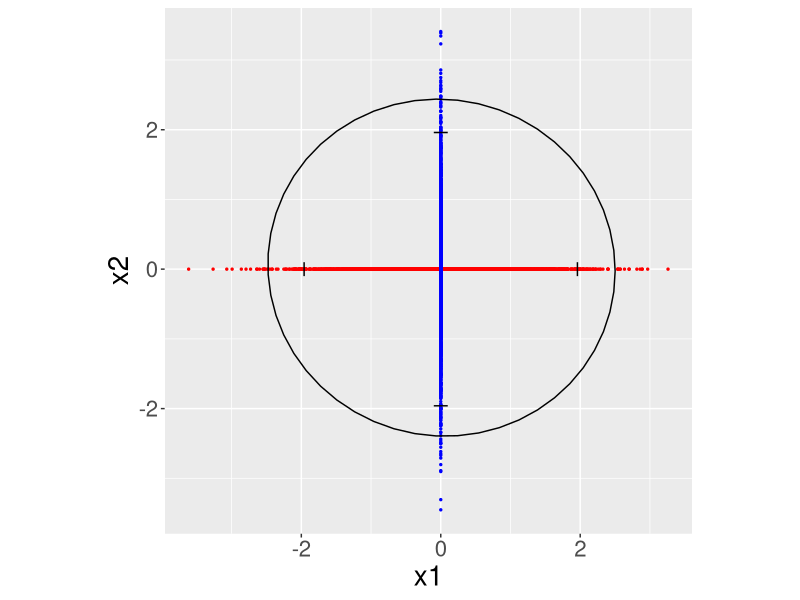
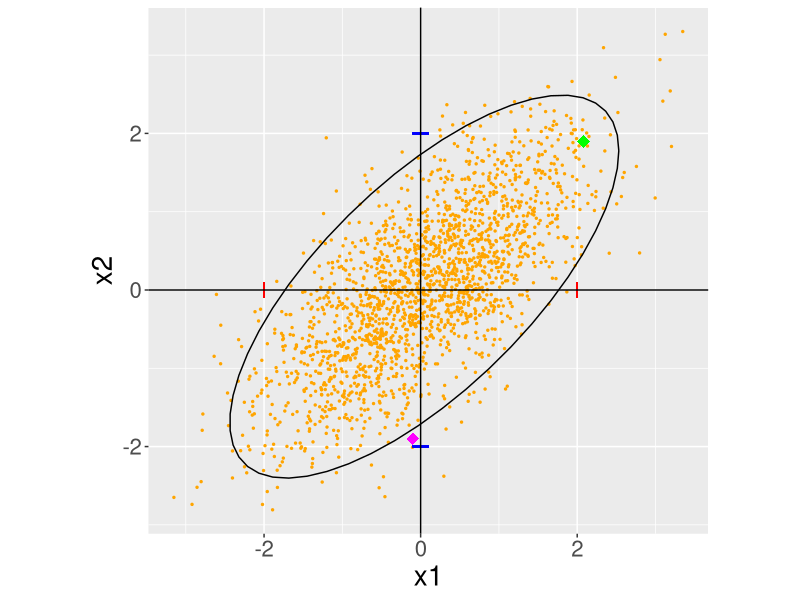

Write the R code that produced these figures, in order.
# clear workspace
rm(list = ls (all = T))

# load required librarues
library(ggplot2)
library(MASS)

# create 2 1-d rnorms with no correlation
x1 <- rnorm(2000, 0, 1)
x2 <- rnorm(2000, 0, 1)
d <- data.frame(x1, x2)

# plot the points on each axis separately
g <- ggplot() + theme(text = element_text(size=20)) +
    geom_point(data = d, aes(x = x1, y = 0), col = "red", size = 0.5) +
    geom_point(data = d, aes(x = 0, y = x2), col = "blue", size = 0.5) 

# add 95% intervals for each axis
g <- g + geom_segment(aes(x = -1.96, y = -0.1, xend = -1.96, yend = 0.1)) + 
    geom_segment(aes(x = 1.96, y = -0.1, xend = 1.96, yend = 0.1)) +
    geom_segment(aes(x = -0.1, y = -1.96, xend = 0.1, yend = -1.96)) + 
    geom_segment(aes(x = -0.1, y = 1.96, xend = 0.1, yend = 1.96)) + ylab("x2")

# add 95% confidence ellipse andn title
g <- g + stat_ellipse(type = "norm", data = d, aes(x = x1, y = x2)) +
    coord_fixed() 
g

# now add some correlation
m <- data.frame(mvrnorm(n = 2000, mu = c(0, 0),
                        Sigma = matrix(c(1, 0.7, 0.7, 1), 2, 2)))
names(m) <- c("x1", "x2")

# plot the points in 2 dimensions
h <- ggplot(data = m, aes(x = x1, y = x2)) + 
    theme(text = element_text(size=20)) +
    geom_point(size = 0.5, col = "orange")

# add 95% intervals for each axis
h <- h + geom_segment(aes(x = -2, y = -0.1, xend = -2, yend = 0.1), col = "red") + 
    geom_segment(aes(x = 2, y = -0.1, xend = 2, yend = 0.1), col = "red") +
    geom_segment(aes(x = -0.1, y = -2, xend = 0.1, yend = -2), col = "blue") + 
    geom_segment(aes(x = -0.1, y = 2, xend = 0.1, yend = 2), col = "blue") +
    ylab("x2") + coord_fixed()

# add 95% confidence ellipse and title
h <- h + stat_ellipse(type = "norm") +
    geom_vline(xintercept = 0) + geom_hline(yintercept = 0)

# add demo points
h <- h + 
    geom_point(x = 2.08, y = 1.9, color = "green", size = 4, shape = 18) + 
    geom_point(x = -0.1, y = -1.90, color = "magenta", size = 4, shape = 18)
h
